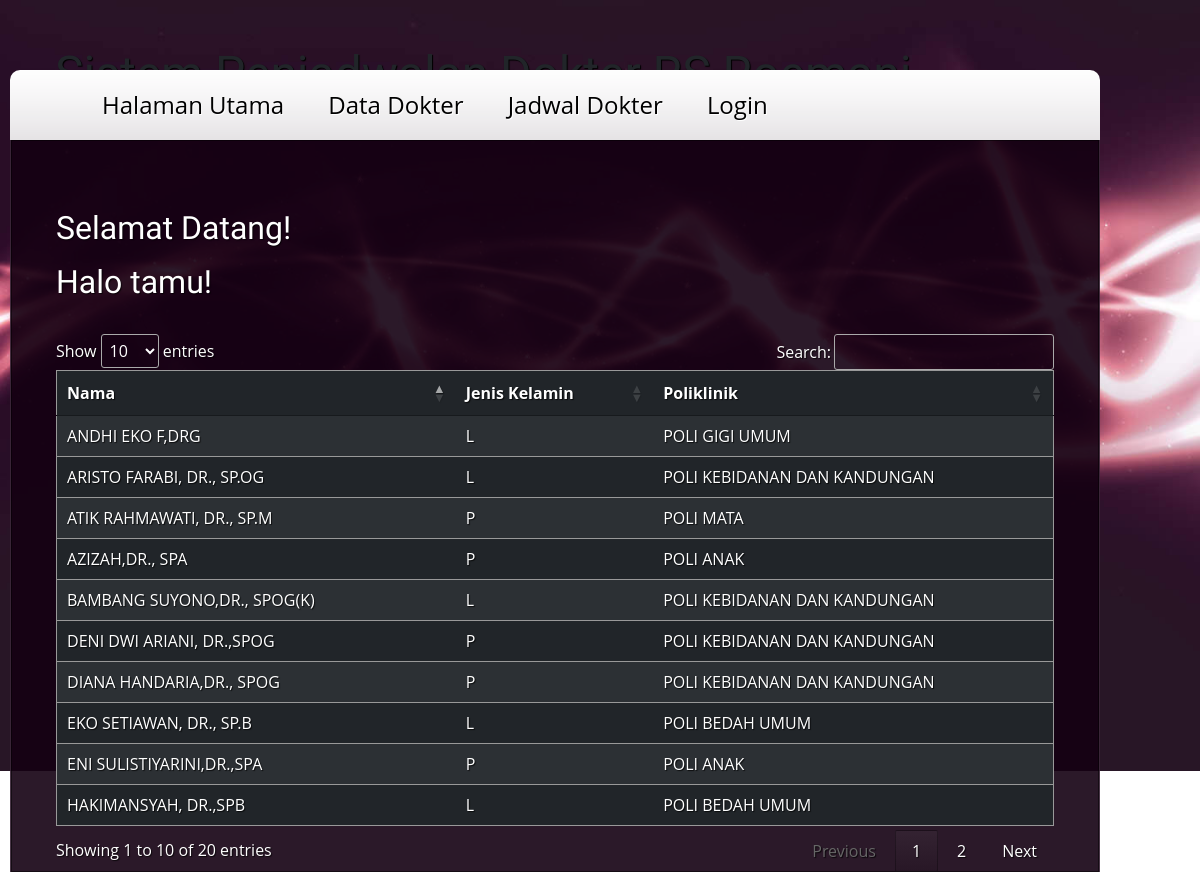
The app's page /data.php with its own data.
### tables this page shows
CREATE TABLE `dokter` (
  `id_dokter` int(10) NOT NULL PRIMARY KEY AUTO_INCREMENT,
  `nama` varchar(40) NOT NULL,
  `jenis_kelamin` varchar(10) NOT NULL,
  `poliklinik` varchar(40) NOT NULL
);

### data.php (the view, shortened to what this page needs)
<?php
include "config.php";
?>
<!DOCTYPE html>
<html xmlns="http://www.w3.org/1999/xhtml">
<head>
    <link rel="stylesheet" type="text/css" href="style.css" />
    <link href="https://cdn.jsdelivr.net/npm/bootstrap@5.2.3/dist/css/bootstrap.min.css" rel="stylesheet">
    <link rel="stylesheet" href="https://cdn.datatables.net/1.10.23/css/jquery.dataTables.min.css">
</head>
<body>
    <div id="wrapper">
        <div id="header">
            <div id="logo">
                <h1>Sistem Penjadwalan Dokter RS Roemani</h1>
                <span>Pemrograman Website</span>
            </div>
            <div id="menu">
                <ul>
                    <li><a href="home.php">Halaman Utama</a></li>
                    <li><a href="data.php">Data Dokter</a></li>
                    <li><a href="jadwal.php">Jadwal Dokter</a></li>
                    <li><a href="login.php">Login</a></li>
                </ul>
                <br class="clearfix" />
            </div>
        </div>
        <div id="page">
            <br>
            <h2>Selamat Datang!</h2>
            <p>
            <h2>Halo tamu!</h2>
            <?php
            $sql = mysqli_query($conn, "select * from dokter");
            echo "<table id='table1' class='table table-dark table-striped table-hover' width='100%'>
                        <thead>
                        <tr>
                            <th>Nama</th>
                            <th>Jenis Kelamin</th>
                            <th>Poliklinik</th>
                        </tr>
                        </thead>
                        <tbody>";
            while ($data = mysqli_fetch_array($sql)) {
                echo "<tr>
                            <td>$data[nama]</td>
                            <td>$data[jenis_kelamin]</td>
                            <td>$data[poliklinik] </td>
                        </tr>";
            }
            echo "</tbody>"
            ?>
        </div>
        <br>
</body>
</html>

### style.css (style rules this page uses)
* { margin: 0; padding: 0; outline: 0; font-family: 'Open Sans', sans-serif; }
a { text-decoration: underline; color: #FFF; }
body { background: #281525 url(gambar/bg0.jpg) top center no-repeat; background-size: 100%; line-height: 1.75em; color: #CCB7C0; font-size: 12pt; }
body,input { font-family: Arial, sans-serif; }
h1,h2,h3,h4 { font-weight: normal; }
h2 { font-size: 1.75em; }
h2,h3,h4 { color: #FFF; font-family: Abel, sans-serif; margin-bottom: 1em; }
p { margin-bottom: 1.5em; }
ul { margin-bottom: 1.5em; }
#table1 { font-family: sans-serif; color: #ffffff; border-collapse: collapse; }
#table1, th, td { border: 1px solid #999; padding: 8px 20px; }
#table2, th, td { border: 1px solid #999; padding: 8px 20px; }
#header { padding: 45px; position: relative; height: 140px; }
#logo { line-height: 168px; left: 45px; height: 168px; top: 0; position: absolute; text-shadow: 1px 1px 1px #000; }
#logo h1 { font-family: Lobster, script; font-size: 3em; display: inline; margin-right: 0.25em; }
#logo span { color: #B294A0; }
#menu { position: absolute; bottom: 0; left: 0; font-family: Abel, sans-serif; margin: 0 0 0 0; height: 70px; background: #bdb7bc url(gambar/bg2.png) top left repeat-x; width: 1090px; padding: 0 45px 0 45px; line-height: 70px; text-shadow: 1px 1px 0px #FFF; border-radius: 10px 10px 0px 0px; }
#menu a { text-decoration: none; font-size: 1.5em; color: #000; }
#menu ul { list-style: none; }
#menu ul li { padding: 13px 15px 10px 15px; margin-right: 10px; display: inline; }
#page { width: 1090px; padding: 45px 45px 0 45px; background: rgba(20,0,18,0.9); margin: 0; border-left: solid 1px rgba(255,230,255,0.15); border-right: solid 1px rgba(255,230,255,0.15); box-shadow: inset 0px 0px 0px 1px rgba(0,0,0,0.5); text-shadow: 1px 1px 1px rgba(0,0,0,0.75); }
#wrapper { width: 1180px; position: relative; margin: 0 auto 0 auto; }

### records on screen
dokter: nama "ANDHI EKO F,DRG", jenis_kelamin "L", poliklinik "POLI GIGI UMUM"
dokter: nama "ARISTO FARABI, DR., SP.OG", jenis_kelamin "L", poliklinik "POLI KEBIDANAN DAN KANDUNGAN"
dokter: nama "BAMBANG SUYONO,DR., SPOG(K)", jenis_kelamin "L", poliklinik "POLI KEBIDANAN DAN KANDUNGAN"
dokter: nama "DENI DWI ARIANI, DR.,SPOG", jenis_kelamin "P", poliklinik "POLI KEBIDANAN DAN KANDUNGAN"
dokter: nama "DIANA HANDARIA,DR., SPOG", jenis_kelamin "P", poliklinik "POLI KEBIDANAN DAN KANDUNGAN"
dokter: nama "ATIK RAHMAWATI, DR., SP.M", jenis_kelamin "P", poliklinik "POLI MATA"
dokter: nama "AZIZAH,DR., SPA", jenis_kelamin "P", poliklinik "POLI ANAK"
dokter: nama "ENI SULISTIYARINI,DR.,SPA", jenis_kelamin "P", poliklinik "POLI ANAK"
dokter: nama "EKO SETIAWAN, DR., SP.B", jenis_kelamin "L", poliklinik "POLI BEDAH UMUM"
dokter: nama "HAKIMANSYAH, DR.,SPB", jenis_kelamin "L", poliklinik "POLI BEDAH UMUM"
